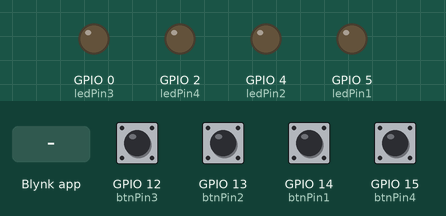
Recording of a sketch running on a simulated ESP8266 (NodeMCU). Parts: output pins drawn as LEDs (lit = HIGH). The test bench sets the inputs (shaded band); at power-on: GPIO 12 (btnPin3), GPIO 13 (btnPin2), GPIO 14 (btnPin1), GPIO 15 (btnPin4) HIGH. WiFi joins after 1.5 s; servers stay silent unless stated.

Above: at 3.0 s.
3.1 s: GPIO 12 (btnPin3) pulled LOW for 0.15 s
At 3.9 s:
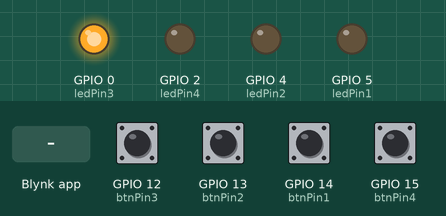
4.7 s: GPIO 13 (btnPin2) pulled LOW for 0.15 s
At 5.1 s:
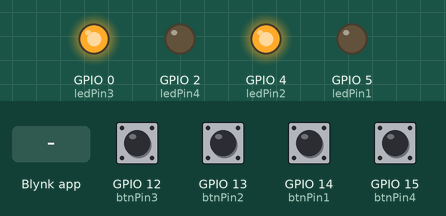
6.3 s: GPIO 14 (btnPin1) pulled LOW for 0.15 s
At 7.5 s:
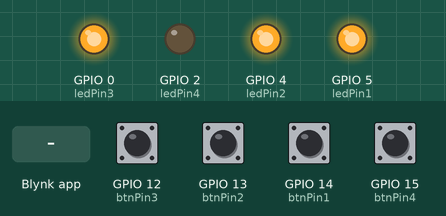
7.9 s: GPIO 15 (btnPin4) pulled LOW for 0.15 s
At 8.7 s:
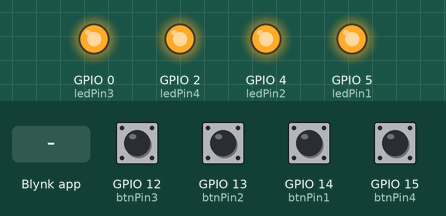
9.5 s: Blynk app writes 0 to V7
At 9.8 s:
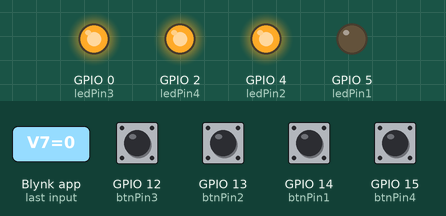
11.0 s: Blynk app writes 0 to V8
At 12.2 s:
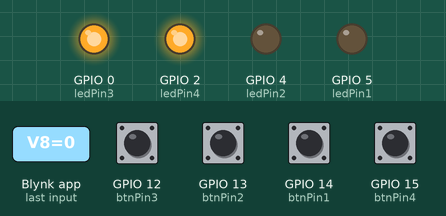
Timing chart, 0 to 13.5 s (numbered marks = the images above; inputs shaded):
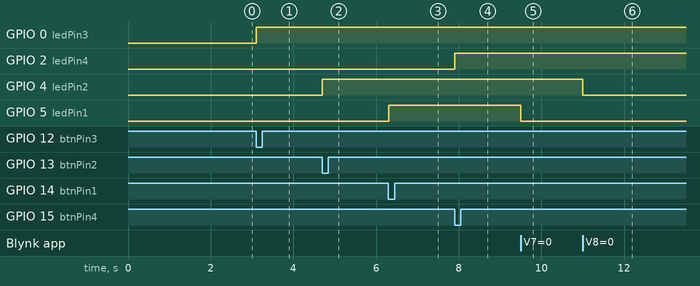

Measured:
- after the input at 3.1 s, GPIO 0 (ledPin3): LOW → HIGH at once
- after the input at 4.7 s, GPIO 4 (ledPin2): LOW → HIGH at once
- after the input at 6.3 s, GPIO 5 (ledPin1): LOW → HIGH at once
- after the input at 7.9 s, GPIO 2 (ledPin4): LOW → HIGH at once
- after the input at 9.5 s, GPIO 5 (ledPin1): HIGH → LOW at once
- after the input at 11.0 s, GPIO 4 (ledPin2): HIGH → LOW at once

The sketch:

blynk_sync_4_physical_buttons.ino
```cpp
#define BLYNK_PRINT Serial
#include <ESP8266WiFi.h>
#include <BlynkSimpleEsp8266.h>

char auth[] = "**********";
char ssid[] = "*****";
char pass[] = "******";
//#include <BlynkSimpleStream.h>


// Set your LED and physical button pins here
const int ledPin1 = 5;
const int ledPin2 = 4;
const int ledPin3 = 0;
const int ledPin4 = 2;
const int btnPin1 = 14;
const int btnPin2 = 13;
const int btnPin3 = 12;
const int btnPin4 = 15;

BlynkTimer timer;
void checkPhysicalButton();

int led1State = LOW;
int btn1State = HIGH;

int led2State = LOW;
int btn2State = HIGH;

int led3State = LOW;
int btn3State = HIGH;

int led4State = LOW;
int btn4State = HIGH;

// Every time we connect to the cloud...
BLYNK_CONNECTED() {
  // Request the latest state from the server
  Blynk.syncVirtual(V7);
  Blynk.syncVirtual(V8);
  Blynk.syncVirtual(V9);
  Blynk.syncVirtual(V10);

  // Alternatively, you could override server state using:
  //Blynk.virtualWrite(V7, led1State);
  //Blynk.virtualWrite(V8, led2State);
  //Blynk.virtualWrite(V9, led3State);
  //Blynk.virtualWrite(V10, led4State);

}

// When App button is pushed - switch the state
BLYNK_WRITE(V7) {
  led1State = param.asInt();
  digitalWrite(ledPin1, led1State);
}

 BLYNK_WRITE(V8) {
  led2State = param.asInt();
  digitalWrite(ledPin2, led2State);
 }
BLYNK_WRITE(V9) {
  led3State = param.asInt();
  digitalWrite(ledPin3, led3State);
}
BLYNK_WRITE(V10) {
  led4State = param.asInt();
  digitalWrite(ledPin4, led4State);
}

void checkPhysicalButton()
{
  if (digitalRead(btnPin1) == LOW) {
    // btn1State is used to avoid sequential toggles
    if (btn1State != LOW) {

      // Toggle LED state
      led1State = !led1State;
      digitalWrite(ledPin1, led1State);

      // Update Button Widget
      Blynk.virtualWrite(V7, led1State);
    }
    btn1State = LOW;
  } else {
    btn1State = HIGH;
  }

  if (digitalRead(btnPin2) == LOW) {
    // btnState is used to avoid sequential toggles
    if (btn2State != LOW) {

      // Toggle LED state
      led2State = !led2State;
      digitalWrite(ledPin2, led2State);

      // Update Button Widget
      Blynk.virtualWrite(V8, led2State);
    }
    btn2State = LOW;
  } else {
    btn2State = HIGH;
  }

  if (digitalRead(btnPin3) == LOW) {
    // btnState is used to avoid sequential toggles
    if (btn3State != LOW) {

      // Toggle LED state
      led3State = !led3State;
      digitalWrite(ledPin3, led3State);

      // Update Button Widget
      Blynk.virtualWrite(V9, led3State);
    }
    btn3State = LOW;
  } else {
    btn3State = HIGH;
  }

  if (digitalRead(btnPin4) == LOW) {
    // btnState is used to avoid sequential toggles
    if (btn4State != LOW) {

      // Toggle LED state
      led4State = !led4State;
      digitalWrite(ledPin4, led4State);

      // Update Button Widget
      Blynk.virtualWrite(V10, led4State);
    }
    btn4State = LOW;
  } else {
    btn4State = HIGH;
  }
}

void setup()
{
  // Debug console
  Serial.begin(115200);
 Blynk.begin(auth, ssid, pass);

  pinMode(ledPin1, OUTPUT);
  pinMode(btnPin1, INPUT_PULLUP);
  digitalWrite(ledPin1, led1State);


  pinMode(ledPin2, OUTPUT);
  pinMode(btnPin2, INPUT_PULLUP);
  digitalWrite(ledPin2, led2State);


  pinMode(ledPin3, OUTPUT);
  pinMode(btnPin3, INPUT_PULLUP);
  digitalWrite(ledPin3, led3State);


  pinMode(ledPin4, OUTPUT);
  pinMode(btnPin4, INPUT_PULLUP);
  digitalWrite(ledPin4, led4State);

  // Setup a function to be called every 100 ms
  timer.setInterval(100L, checkPhysicalButton);
}

void loop()
{
  Blynk.run();
  timer.run();
}
```
